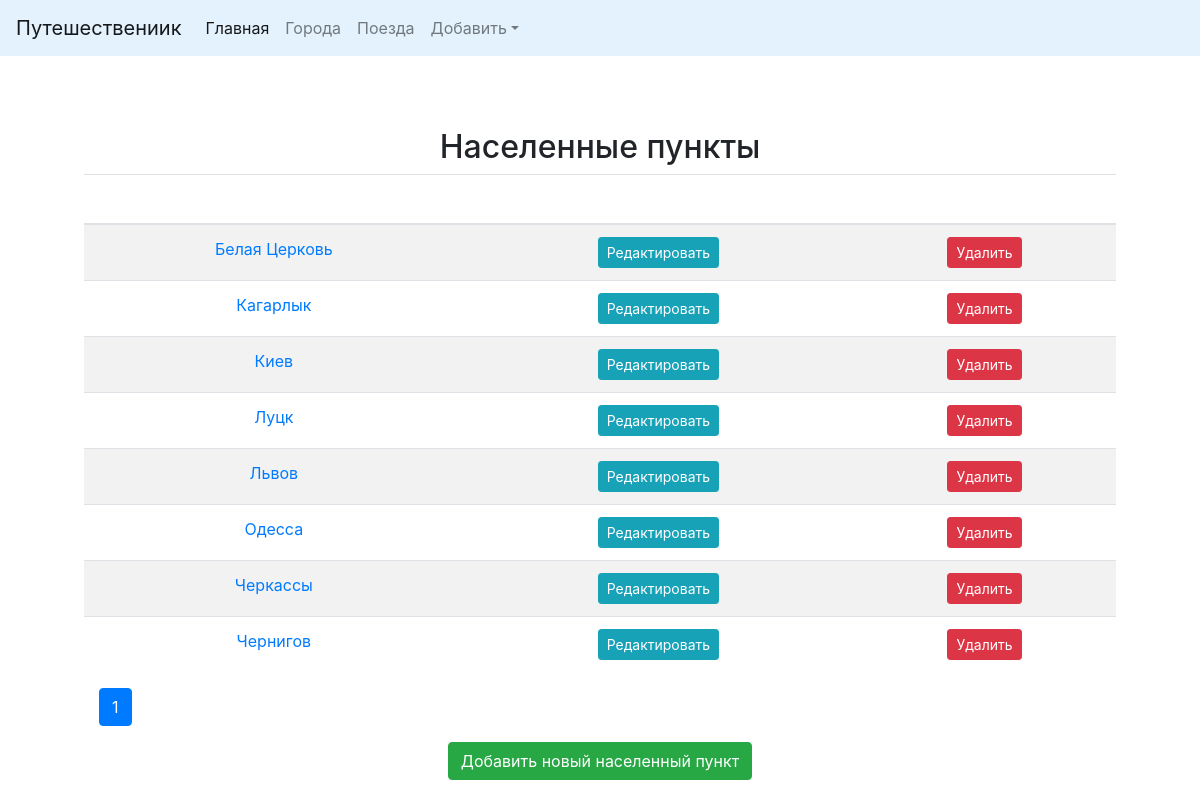
Before: /cities/ with the older database file.
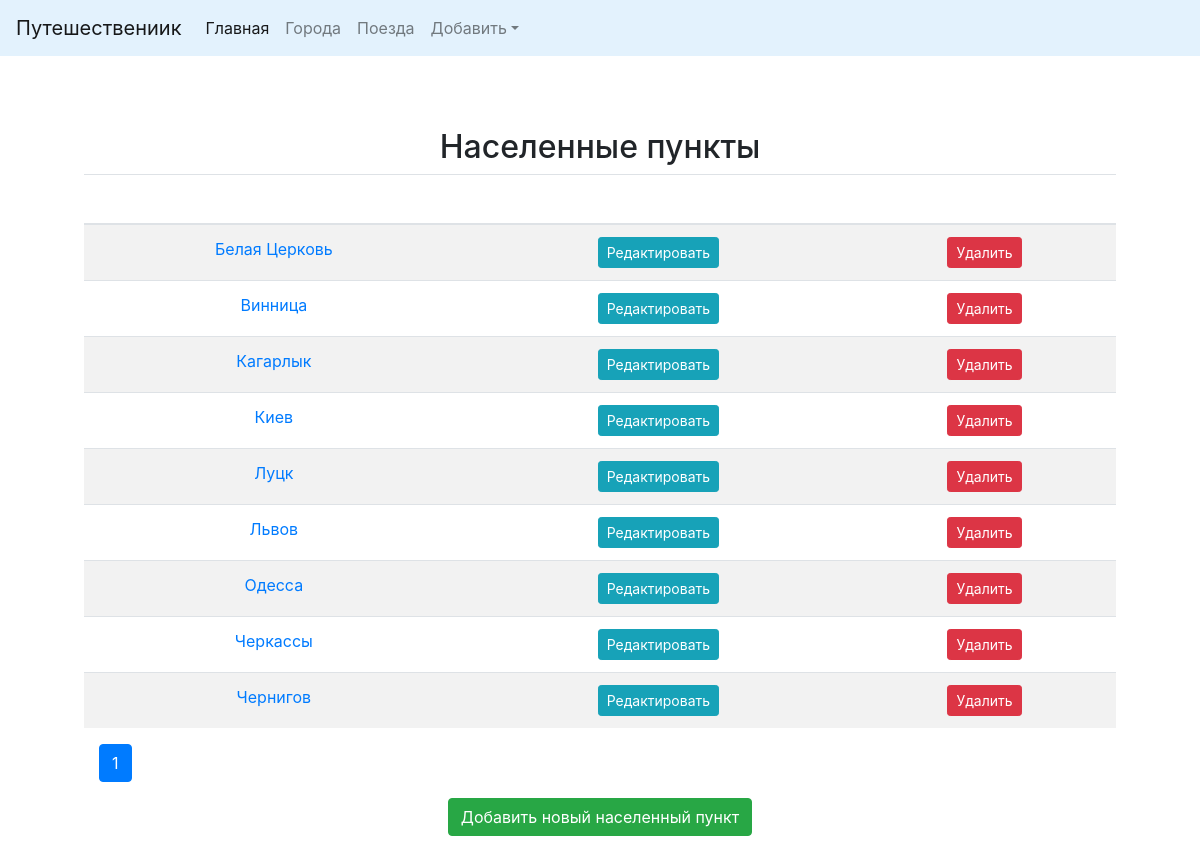
After: the same page with the newer database file.
### cities/models.py (models this page shows, shortened)
class City(models.Model):
    name = models.CharField(max_length=50, verbose_name = 'Населенный пункт', unique=True)
    class Meta:
        verbose_name = 'Населенный пункт'
        verbose_name_plural = 'Населенные пункты'
        ordering = ['name']

### cities/views.py (the view)
# urls.py: url(r'^(?P<page_number>\d+)/$', views.home, name='home'),
def home(request, page_number=1):
    cities = City.objects.all()
    current_page = Paginator(cities, 10)
    try:
        item_list = current_page.page(page_number)
    except InvalidPage:
        return redirect('city:home', page_number=1)
    context = {
            'objects_list': item_list,
            'page_number': page_number
        }
    return render(request, 'cities/home.html', context)

### cities/templates/cities/home.html (shortened to what this page needs)
{% extends 'base.html' %}
{%load staticfiles%}
{% block content %}
<div  class="container">
    <h2 class="centr"><span>Населенные пункты</span></h2>
   <div class="row">
        <div class="col">
            <table class="table table-striped">
                <thead>
                    <tr>
                        <th scope="col">&nbsp;</th>
                        <th scope="col">&nbsp;</th>
                        <th scope="col">&nbsp;</th>
                    </tr>
                </thead>
                <tbody>
                    {% for object in objects_list %}
                        <tr>
                            <td ><a href="{%url 'city:detail' pk=object.id %}">{{ object.name }} </a></td>
                            <td>
                                <a href="{%url 'city:update' pk=object.id %}">
                                    <button type="button" class='btn btn-info btn-sm'>
                                        Редактировать
                                    </button>
                                </a>
                            </td>
                            <td>
                                <a href="{%url 'city:delete' pk=object.id %}">
                                    <button type="button" class='btn btn-danger btn-sm' >
                                        Удалить
                                    </button>
                                </a>
                            </td>
                        </tr>
                    {% endfor %}
                </tbody>
            </table>
            <div id="navigation" class="container">
                <div class="row">
                    <div class="col-md-3">
                        <nav aria-label="Page navigation example">
                            <ul class="pagination">
                                    {% for page in objects_list.paginator.page_range %}
                                        {% if page == objects_list.number %}
                                            <li class="page-item active">
                                                <a class="page-link" href="#">{{page}}
                                                </a>
                                            </li>
                                        {% endif %}
                                    {% endfor %}
                            </ul>
                        </nav>
                    </div>
                </div>
            </div>
            <div class="container">
                <div class="row">
                    <div class="col-md-4 mx-auto">
                        <a href="{%url 'city:add' %}">
                            <button type="button" class='btn btn-success' >
                                Добавить новый населенный пункт
                            </button>
                        </a>
                    </div>
                </div>
            </div>
        </div>
    </div>
</div>
{% endblock %}

Changed rows visible on the page:
added City: name "Винница"
